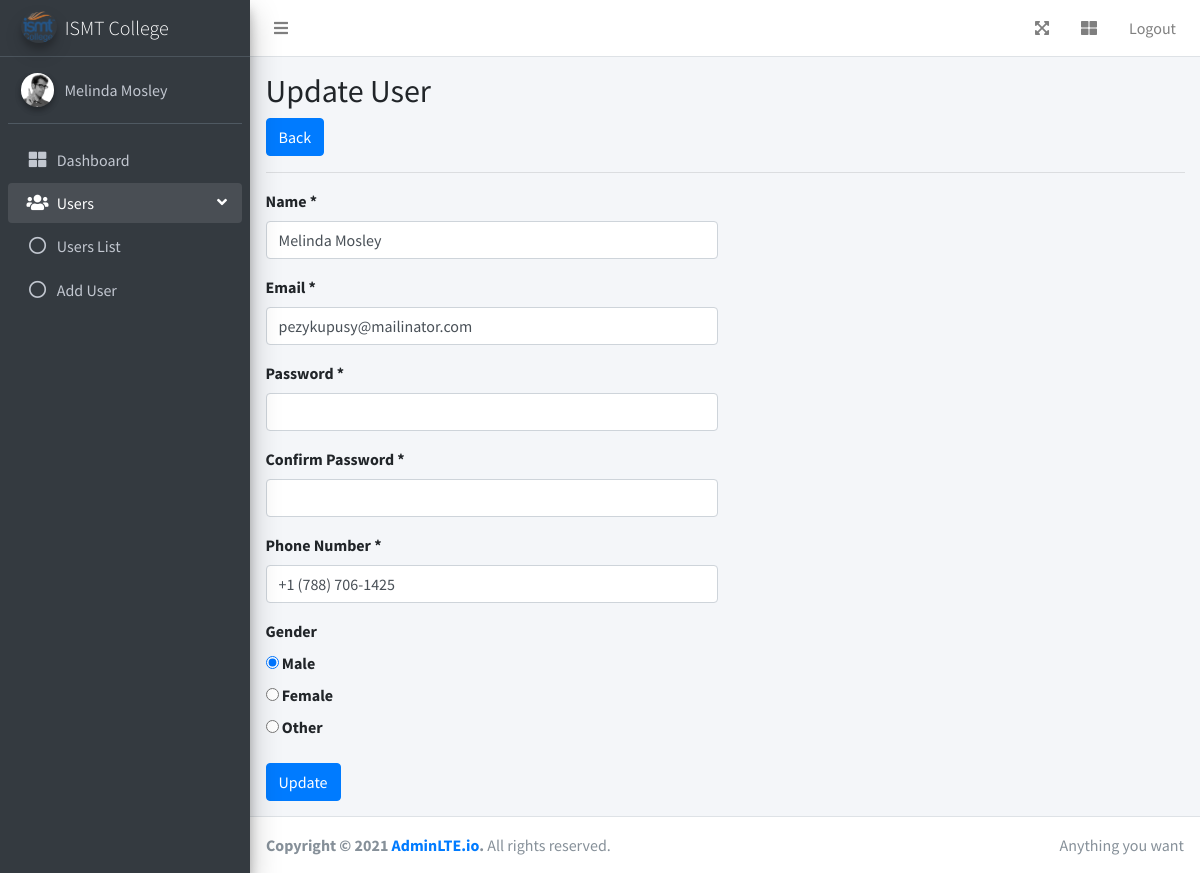
/users/edit.php?id=15 (signed in), run on the app's committed database.
### tables this page shows
CREATE TABLE IF NOT EXISTS `users` (
  `id` int(11) unsigned NOT NULL AUTO_INCREMENT,
  `name` varchar(60) NOT NULL,
  `email` varchar(50) DEFAULT NULL,
  `phone` varchar(20) DEFAULT NULL,
  `password` varchar(100) DEFAULT NULL,
  `gender` varchar(10) DEFAULT NULL,
  PRIMARY KEY (`id`)
);

### users/edit.php (the view, shortened to what this page needs)
<?php
	require '../config.php';
	$name = $email = $password = $confirm_password = $phone = $gender = "";
	$name_error = $email_error = $password_error = $confirm_password_error = $phone_error = $gender_error = "";
	if($_SERVER['REQUEST_METHOD'] == "POST" && isset($_POST['id']) && !empty($_POST['id'])) {
		$id = $_POST['id'];
		$name = $_POST['name'];
		$email = $_POST['email'];
		$password = $_POST['password'];
		$confirm_password = $_POST['confirm_password'];
		$phone = $_POST['phone'];
		$gender = isset($_POST['gender']) ? $_POST['gender'] : '';
		if(empty($name)) {
			$name_error = "Name is required.";
		} else {
			if (!preg_match("/^[a-zA-Z ]*$/", $name)) {
			 	$name_error = "Only letters and white space allowed.";
			}
		}
		if(empty($email)) {
			$email_error = "Email is required.";
		} else {
			if(!filter_var($email, FILTER_VALIDATE_EMAIL)) {
				$email_error = "Invalid email format.";
			}
		}
		if(empty($password)) {
			$password_error = "Password is required.";
		} else {
			$pwdLength = strlen($password);
			if($pwdLength < 8) {
				$password_error = "Password must be at least 8 characters long.";
			}
		}
		if(empty($confirm_password)) {
			$confirm_password_error = "Password confirmation is required.";
		} else {
			if($password !== $confirm_password) {
				$password_error = "Password and Confirm Password must be same.";
			}
		}
		if(empty($phone)) {
			$phone_error = "Phone number is required.";
		}
		if(empty($gender)) {
			$gender_error = "Gender is required.";
		}
		if(empty($name_error) && empty($email_error) && empty($password_error) && empty($confirm_password_error) && empty($phone_error) && empty($gender_error)) {
			$sql = "UPDATE users SET name=?, email=?, phone=?, password=?, gender=? WHERE id=?";
			if($stmt = $conn->prepare($sql)) {
				$stmt->bind_param("sssssi", $p_name, $p_email, $p_phone, $p_password, $p_gender, $p_id);
				$p_name = $name;
				$p_email = $email;
				$p_phone = $phone;
				$p_password = sha1($password);
				$p_gender = $gender;
				$p_id = $id;
				if($stmt->execute()) {
					header("location: index.php");
				} else {
					echo "Something went wrong. Please try again later.";
				}
			}
			$stmt->close();
		}
		$conn->close();
	} else {
		if(isset($_GET['id']) && !empty($_GET['id'])){
			$sql = "SELECT id, name, email, phone, gender FROM users WHERE id = ?";
			if($stmt = $conn->prepare($sql)) {
				$stmt->bind_param("i", $p_id);
				if($stmt->execute()) {
					$result = $stmt->get_result();
					if($result->num_rows == 1) {
						$row = $result->fetch_assoc();
						$name = $row['name'];
						$email = $row['email'];
						$gender = $row['gender'];
						$phone = $row['phone'];
					} else {
						header("location: index.php");
						exit();
					}
				} else {
					echo "Oops!!! Something went wrong.";
				}
			}
		} else {
			header("location: index.php");
			exit();
		}
	}
	require '../includes/header.php';
  	require '../includes/sidebar.php';
?>
  <div class="content-wrapper">
    <div class="content-header">
      <div class="container-fluid">
		<div class="row">
			<div class="col-md-12">
				<div class="page-header clearfix">
					<h2 class="pull-left">Update User</h2>
					<a href="index.php" class="btn btn-primary pull-right">Back</a>
				</div>
				<hr>
			</div>
			<div class="col-md-6">
				<form action="<?= $_SERVER['PHP_SELF']; ?>" method="POST">
					<div class="form-group">
						<label>Name *</label>
						<input type="text" name="name" class="form-control" value="<?= $name; ?>">
					</div>
					<div class="form-group">
						<label>Email *</label>
						<input type="email" name="email" class="form-control" value="<?= $email; ?>">
					</div>
					<div class="form-group">
						<label>Password *</label>
						<input type="password" name="password" class="form-control" value="<?= $password; ?>">
					</div>
					<div class="form-group">
						<label>Confirm Password *</label>
						<input type="password" name="confirm_password" class="form-control" value="<?= $confirm_password; ?>">
					</div>
					<div class="form-group">
						<label>Phone Number *</label>
						<input type="text" name="phone" class="form-control" value="<?= $phone; ?>">
					</div>
					<div class="form-group">
						<label>Gender</label><br>
						<label>
							<input type="radio" name="gender" value="M" <?= $gender == "M" ? "checked" : ""?>> Male
						</label>
						<br>
						<label>
							<input type="radio" name="gender" value="F" <?= $gender == "F" ? "checked" : ""?>> Female
						</label>
						<br>
						<label>
							<input type="radio" name="gender" value="O" <?= $gender == "O" ? "checked" : ""?>> Other
						</label>
						<br>
					</div>
					<input type="submit" class="btn btn-primary" value="Update">
				</form>
			</div>
		</div>
	</div>
</div>
</div>
<?php require '../includes/footer.php'; ?>

### data on the page
users: name "Melinda Mosley", email "pezykupusy@mailinator.com", phone "+1 (788) 706-1425", gender "☑ Male", gender "☐ Female", gender "☐ Other"

### other printed values
$_SESSION["name"] "Melinda Mosley"
